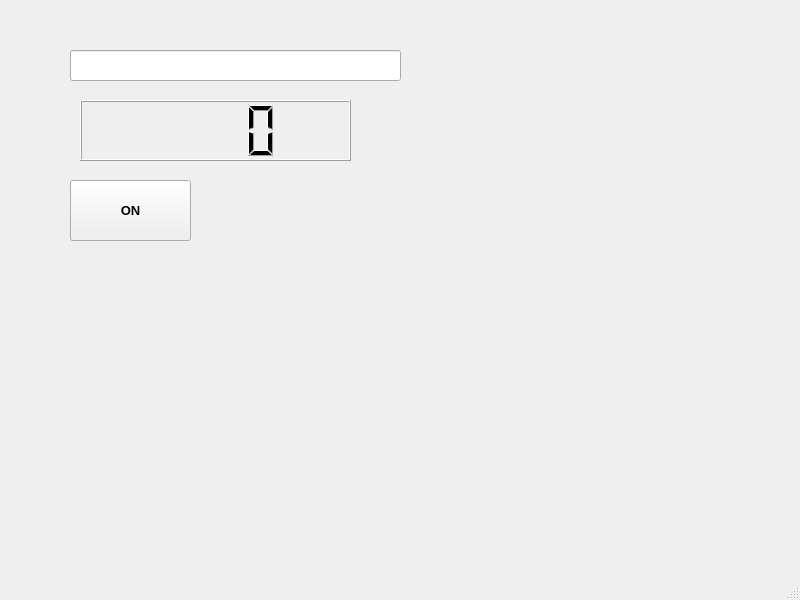
<?xml version="1.0" encoding="UTF-8"?>
<ui version="4.0">
 <class>MainWindow</class>
 <widget class="QMainWindow" name="MainWindow">
  <property name="geometry">
   <rect>
    <x>0</x>
    <y>0</y>
    <width>800</width>
    <height>600</height>
   </rect>
  </property>
  <property name="windowTitle">
   <string>MainWindow</string>
  </property>
  <widget class="QWidget" name="centralwidget">
   <widget class="QPushButton" name="pushButton">
    <property name="geometry">
     <rect>
      <x>70</x>
      <y>180</y>
      <width>121</width>
      <height>61</height>
     </rect>
    </property>
    <property name="font">
     <font>
      <pointsize>10</pointsize>
      <weight>75</weight>
      <bold>true</bold>
     </font>
    </property>
    <property name="text">
     <string>ON</string>
    </property>
   </widget>
   <widget class="QLineEdit" name="lineEdit">
    <property name="geometry">
     <rect>
      <x>70</x>
      <y>50</y>
      <width>331</width>
      <height>31</height>
     </rect>
    </property>
    <property name="font">
     <font>
      <pointsize>10</pointsize>
     </font>
    </property>
   </widget>
   <widget class="QLCDNumber" name="lcdNumber">
    <property name="geometry">
     <rect>
      <x>80</x>
      <y>100</y>
      <width>271</width>
      <height>61</height>
     </rect>
    </property>
    <property name="digitCount">
     <number>4</number>
    </property>
   </widget>
  </widget>
  <widget class="QMenuBar" name="menubar">
   <property name="geometry">
    <rect>
     <x>0</x>
     <y>0</y>
     <width>800</width>
     <height>26</height>
    </rect>
   </property>
  </widget>
  <widget class="QStatusBar" name="statusbar"/>
 </widget>
 <resources/>
 <connections/>
</ui>
